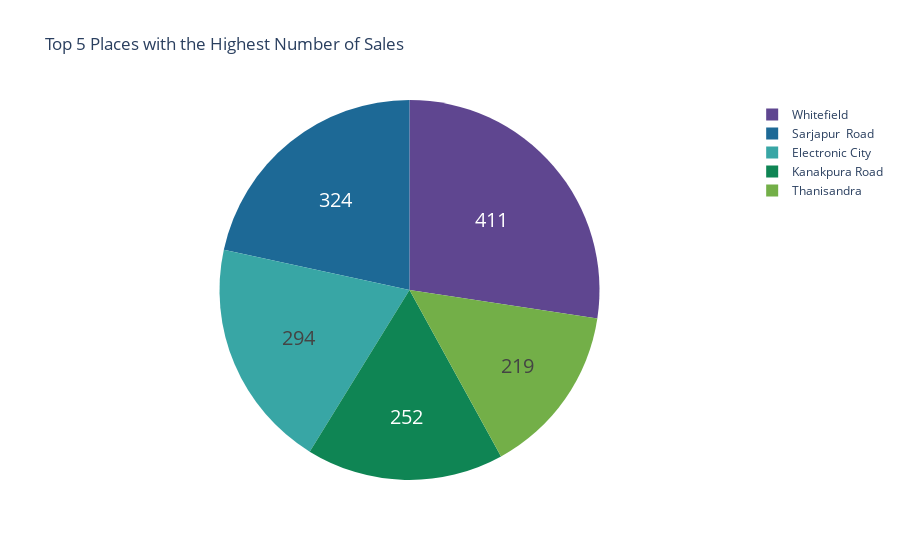

This figure's notebook cell:
### Markdown cell above
The bar chart illustrates the top 5 most expensive locations based on average property prices. Each bar represents one of these locations, with the height of the bar indicating how high the average price is.

### Code cell
import plotly.graph_objects as go
import plotly.express as px

# Group by location and counting the number of sales.
most_selling_places = data[data['location'] != 'other']['location'].value_counts().head(5).reset_index()
most_selling_places.columns = ['location', 'count']


fig2 = go.Figure(data=[go.Pie(labels=most_selling_places['location'], values=most_selling_places['count'],
                              hoverinfo='label+percent', textinfo='value', textfont_size=20,
                              marker=dict(colors=px.colors.qualitative.Prism))])

fig2.update_layout(title='Top 5 Places with the Highest Number of Sales')
fig2.show()

### Figure 1 — Plotly figure (JSON) as saved in the notebook; plotly's stock layout.template omitted (floating-point values rounded to 4 significant figures)
{"data": [{"hoverinfo": "label+percent", "labels": ["Whitefield", "Sarjapur  Road", "Electronic City", "Kanakpura Road", "Thanisandra"], "marker": {"colors": ["rgb(95, 70, 144)", "rgb(29, 105, 150)", "rgb(56, 166, 165)", "rgb(15, 133, 84)", "rgb(115, 175, 72)", "rgb(237, 173, 8)", "rgb(225, 124, 5)", "rgb(204, 80, 62)", "rgb(148, 52, 110)", "rgb(111, 64, 112)", "rgb(102, 102, 102)"]}, "textfont": {"size": 20}, "textinfo": "value", "type": "pie", "values": [411, 324, 294, 252, 219]}], "layout": {"title": {"text": "Top 5 Places with the Highest Number of Sales"}}}
